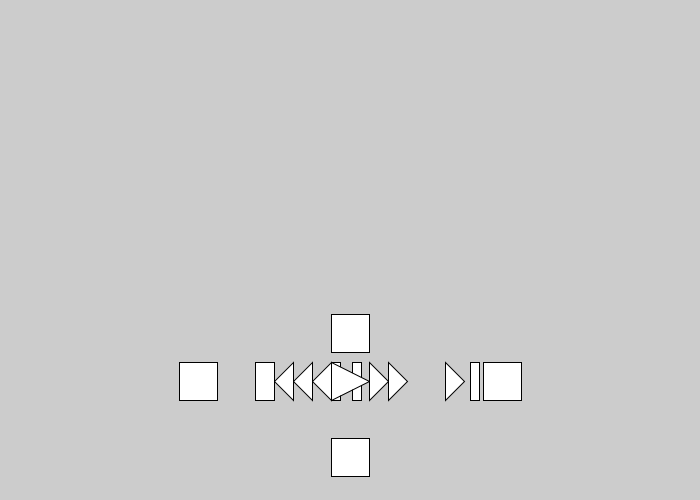
Frame 1 (no input)
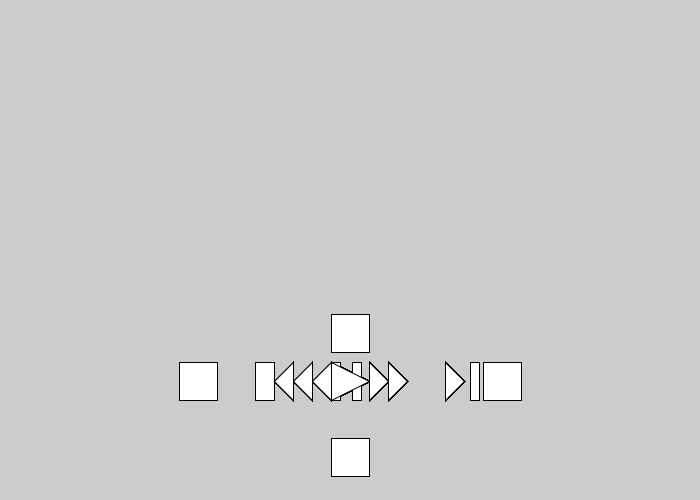
Frame 60 (the mouse pressed at the canvas centre just before this capture)
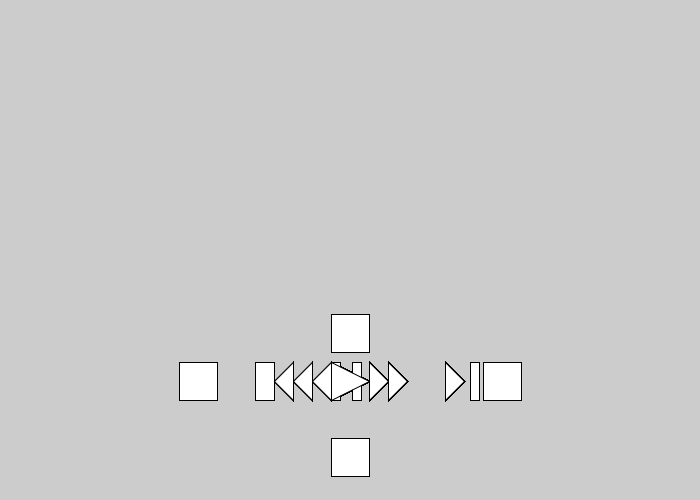
Frame 120 (the mouse held since frame 60 and released just before this capture)

The Processing sketch that drew these frames (run headless with seeded random() and noise(); from frame 60 on, the mouse is pressed at the canvas centre):

// Processing sketch: Music_Buttons
// ── Music_Buttons.pde
//Global Variables
float buttonReferentMeasure;
float buttonSide, spaceWidth, spaceHeight;
float pauseX1, pauseY1, pauseX2, pauseY2, pauseWidth;
float playX1, playY1, playX2, playY2, playX3, playY3;
float stopX, stopY, muteX, muteY, loopIX, loopIY;
float ffX1A, ffY1A, ffX2A, ffY2A, ffX3A, ffY3A;
float ffX1B, ffY1B, ffX2B, ffY2B, ffX3B, ffY3B;
float rrX1A, rrY1A, rrX2A, rrY2A, rrX3A, rrY3A;
float rrX1B, rrY1B, rrX2B, rrY2B, rrX3B, rrY3B;
float nextX1, nextY1, nextX2, nextY2, nextX3, nextY3, nextXR2, nextYR2, nextWidth;
float prevX1, prevY1, prevX2, prevY2, prevX3, prevY3, prevXR, prevYR, prevWidth;
float rrX, rrY, nextX, nextY, prevX, prevY, loop1X, loop1Y;
float loopPlaylistX, loopPlaylistY;
//
void setup() {
  //Display
  size(700, 500); //width, height
  //fullScreen(); //displayWidth, displayHeight
  //
  //Population: visual data (hint, notes will lead to FOR or WHILE Loops to populate)
  buttonReferentMeasure = width * 1/18;
  buttonSide = buttonReferentMeasure;
  spaceWidth = buttonReferentMeasure * 1/8;
  //
  float centerX = width * 1/2; 
  float centerY = height * 3/4;
  int buttonPositionColum, buttonPositionRow;
  print("Confirming Center X:", centerX);
  println("\t Confirming Center Y:", centerY);
  //
  pauseX1 = centerX - buttonReferentMeasure*1/2;
  pauseY1 = centerY - buttonReferentMeasure*1/3;
  pauseWidth = buttonReferentMeasure * 1/4;
  pauseX2 = centerX + pauseWidth*1/4;
  pauseY2 = pauseY1;
  playX1 = pauseX1;
  playY1 = pauseY1;
  playX3 = playX1;
  playY3 = pauseY1 + buttonReferentMeasure;
  //Note: need playY3 before playY2
  playX2 = playX1 + buttonReferentMeasure;
  playY2 = playY1 + (playY3-playY1)*1/2;
  //
  buttonPositionRow = 2;
  muteX = pauseX1;
  muteY = pauseY1 - ( buttonPositionRow * buttonReferentMeasure )/1.6;
  //
  loopIX = pauseX1;
  loopIY = pauseY1 + ( buttonPositionRow * buttonReferentMeasure );
  //
  buttonPositionColum = 1;
  ffX1A = pauseX1 + ( buttonPositionColum*buttonReferentMeasure );
  ffY1A = pauseY1;
  //Note: need points 1 & 3 to calculate 2
  ffX3A = ffX1A;
  ffY3A = ffY1A + buttonReferentMeasure;
  ffX2A = ffX1A + buttonReferentMeasure*1/2;
  ffY2A = ffY1A + (ffY3A-ffY1A)*1/2;
  ffX1B = ffX2A;
  ffY1B = ffY1A;
  ffX2B = ffX2A + buttonReferentMeasure*1/2;
  ffY2B = ffY2A;
  ffX3B = ffX2A;
  ffY3B = ffY3A;
  //
  rrX = pauseX1 - ( buttonPositionColum*buttonReferentMeasure );
  rrY = pauseY1;
  rrX1A = pauseX1;
  rrY1A = pauseY1;
  rrX3A = rrX1A;
  rrY3A = rrY1A + buttonReferentMeasure;
  rrX2A = rrX1A - ( buttonPositionColum*buttonReferentMeasure )*1/2;
  rrY2A = rrY1A + ( rrY3A - rrY1A )*1/2;
  rrX1B = rrX2A;
  rrY1B = rrY1A;
  rrX2B = rrX2A - ( buttonPositionColum*buttonReferentMeasure )*1/2;
  rrY2B = rrY2A;
  rrX3B = rrX2A;
  rrY3B = rrY3A;
  //
  buttonPositionColum = 3; //can increment with +=1
  nextX = pauseX1 + ( buttonPositionColum*buttonReferentMeasure );
  nextY = pauseY1;
  nextX1 = nextX;
  nextY1 = nextY;
  nextX3 = nextX1;
  nextY3 = nextY1 + buttonReferentMeasure;
  nextX2 = nextX1 + buttonReferentMeasure*1/2;
  nextY2 = nextY1 + (nextY3 - nextY1)*1/2;
  nextXR2 = nextX + buttonReferentMeasure*2/3;
  nextYR2 = nextY;
  nextWidth = buttonReferentMeasure*1/4;
  //
  prevX = pauseX1 - ( buttonPositionColum*buttonReferentMeasure );
  prevY = pauseY1;
  prevX1 = rrX2B; //backward from previous button
  prevY1 = prevY;
  prevX3 = prevX1;
  prevY3 = prevY1 + buttonReferentMeasure;
  prevX2 = prevX1 - buttonReferentMeasure*1/2;
  prevY2 = prevY1 + ( prevY3 - prevY1 )*1/2;
  prevXR = prevX2 - buttonReferentMeasure*1/2;
  prevYR = prevY1;
  prevWidth = buttonReferentMeasure*1/2;
  //
  buttonPositionColum = 4;
  loop1X = pauseX1 + ( buttonPositionColum*buttonReferentMeasure );
  loop1Y = pauseY1;
  //
  stopX = pauseX1 - ( buttonPositionColum*buttonReferentMeasure );
  stopY = pauseY1;
  //
  buttonPositionRow = 2;
  loopPlaylistX = pauseX1;
  loopPlaylistY = pauseY1 + ( buttonPositionRow*buttonReferentMeasure );
  //
} //End setup
//
void draw() {
  //
  /*Note: draw the pause button first, in the middle
   All other buttons are drawn around it
   All pseudocode starts like rect( X, Y, Width, Height )
   */
  //
  //Confirming Local Variable Center X & Y garbage collected from setup()
  //print("Confirming Center X:", centerX);
  //print("/t Confirming Center Y:", centerY);
  //println("/t Confirming Button Position Couter:", buttonPosition);
  //
  //Button Space
  //rect( spaceX, spaceY, spaceWidth, buttonSide );
  //rect( spaceX, spaceY, spaceHeight, buttonSide );
  //
  //Stop Button
  rect( stopX, stopY, buttonSide, buttonSide ); //Layout????
  //rect( stopX, stopY, buttonSide, buttonSide ); //Square shape
  //
  //Pause Button
  //rect( pauseX1, pauseY1, buttonSide, buttonSide ); //Layout
  rect( pauseX1, pauseY1, pauseWidth, buttonSide );
  rect( pauseX2, pauseY2, pauseWidth, buttonSide );
  //
  //Play Button
  //rect( playX, playY, buttonSide, buttonSide ); //Layout
  triangle( playX1, playY1, playX2, playY2, playX3, playY3 );
  //
  //MUTE Button
  rect( muteX, muteY, buttonSide, buttonSide ); //Layout
  //Students to develop
  //
  //Fast Forward in the Song
  //rect( ffX, ffY, buttonSide, buttonSide ); //Layout
  triangle( ffX1A, ffY1A, ffX2A, ffY2A, ffX3A, ffY3A );
  triangle( ffX1B, ffY1B, ffX2B, ffY2B, ffX3B, ffY3B );
  //
  //Reverse in the Song
  //rect( rrX, rrY, buttonSide, buttonSide ); //Layout
  triangle( rrX1A, rrY1A, rrX2A, rrY2A, rrX3A, rrY3A );
  triangle( rrX1B, rrY1B, rrX2B, rrY2B, rrX3B, rrY3B );
  //
  //Next Button, skip file
  //rect( nextX, nextY, buttonSide, buttonSide ); //Layout
  triangle( nextX1, nextY1, nextX2, nextY2, nextX3, nextY3 );
  rect( nextXR2, nextYR2, nextWidth, buttonSide );
  //
  //Previous Button
  //rect( prevX, prevY, buttonSide, buttonSide ); //Layout
  triangle( prevX1, prevY1, prevX2, prevY2, prevX3, prevY3 );
  rect( prevXR, prevYR, prevWidth, buttonSide );
  //
  //Loop the Song Once
  //Students to Develop
  rect( loop1X, loop1Y, buttonSide, buttonSide ); //Layout
  //ellipse( loop1X, loop1Y, loop1WidthDiameter, loop1HeightDiameter );
  //ellipse( loop1X, loop1Y, loop1WidthDiameter, loop1HeightDiameter );
  //triangle( loop1X1, loop1Y1, loop1X2, loop1Y2, loop1X3, loop1Y3 );
  //
  //Loop the Song Infinitely
  //Students to Develop
  rect( loopIX, loopIY, buttonSide, buttonSide ); //Layout
  //ellipse( loopIX, loopIY, loopIWidthDiameter, loopIHeightDiameter );
  //ellipse( loopIX, loopIY, loopIWidthDiameter, loopIHeightDiameter );
  //triangle( loopIX1, loopIY1, loopIX2, loopIY2, loopIX3, loopIY3 );
  //
  //Loop the Playlist (infinitely)
  //Students to Develop
  rect( loopPlaylistX, loopPlaylistY, buttonSide, buttonSide ); //Layout
  //ellipse( loopPlaylistX, loopPlaylistY, loopPlaylistWidthDiameter, loopPlaylistHeightDiameter );
  //ellipse( loopPlaylistX, loopPlaylistY, loopPlaylistWidthDiameter, loopPlaylistHeightDiameter );
  //triangle( loopPlaylistX1, loopPlaylistY1, loopPlaylistX2, loopPlaylistY2, loopPlaylistX3, loopPlaylistY3 );
  //
  //OPTINAL Shuffle
  //rect( shuffleX, shuffleY, buttonSide, buttonSide ); //Layout
  //2-D Shapes
  //
} //End draw
//
void keyPressed() {
} //End keyPressed
//
void mousePressed() {
} //End mousePressed
//
//End MAIN Program
